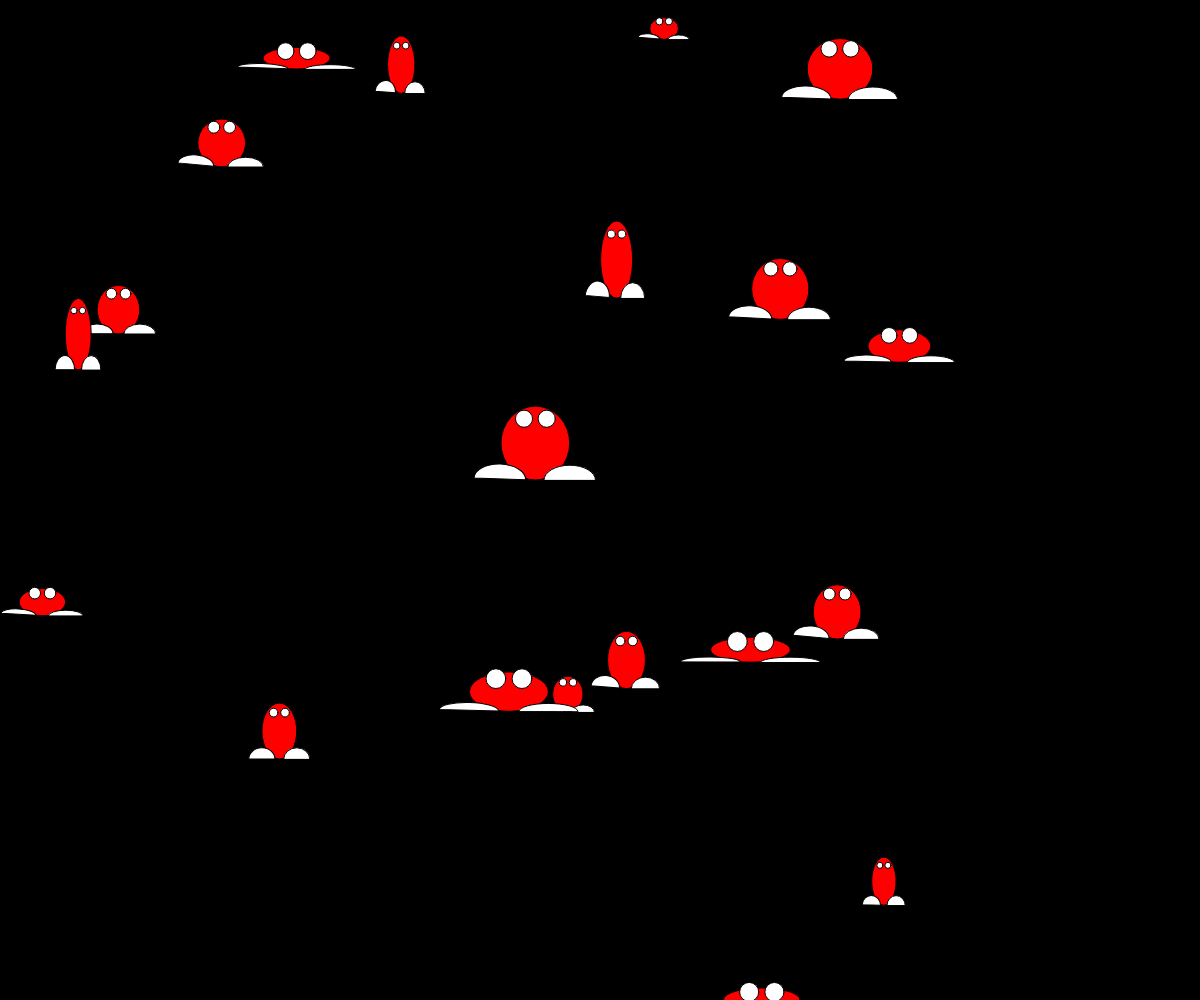
Frame 1 (no input)
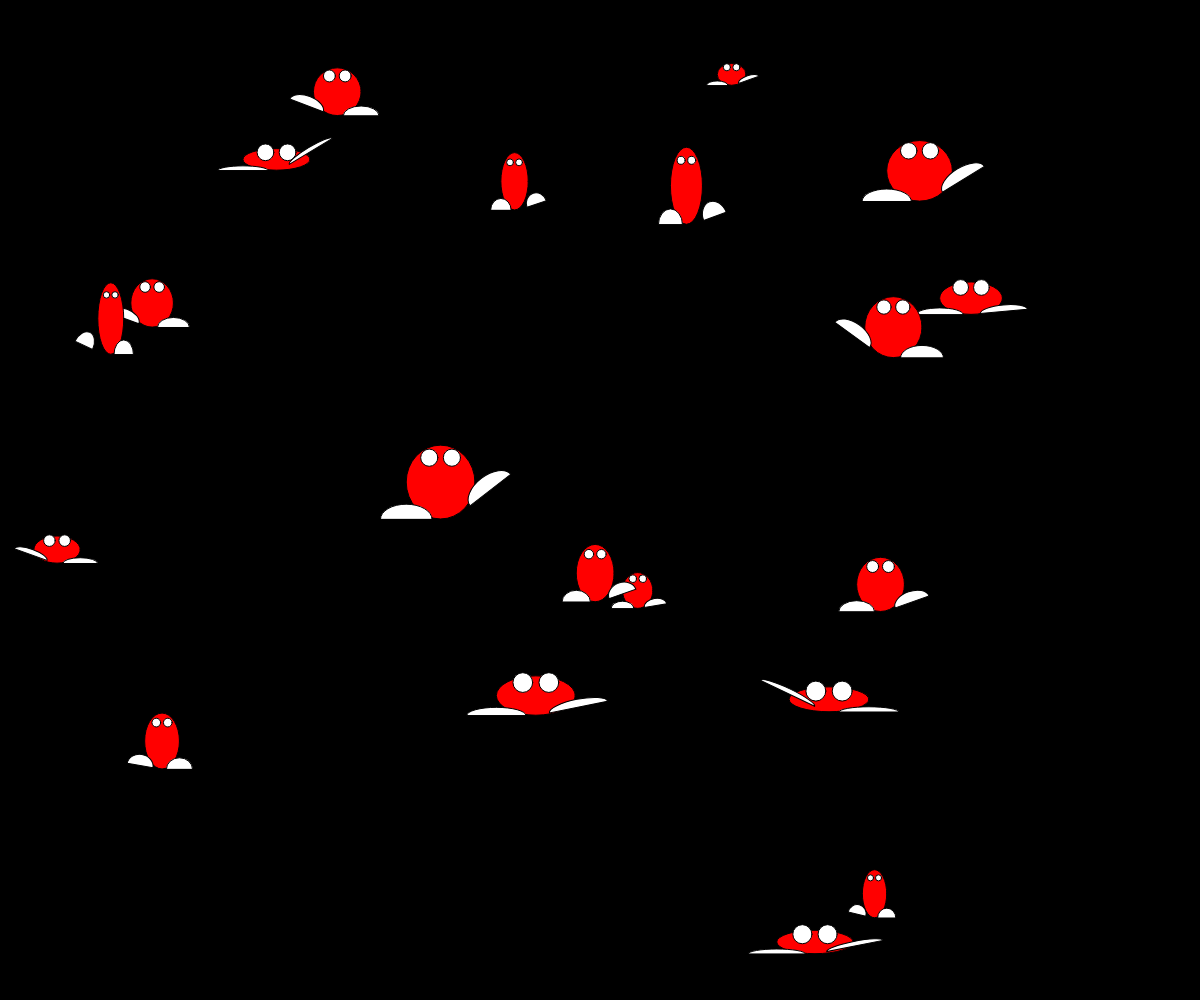
Frame 60 (no input)
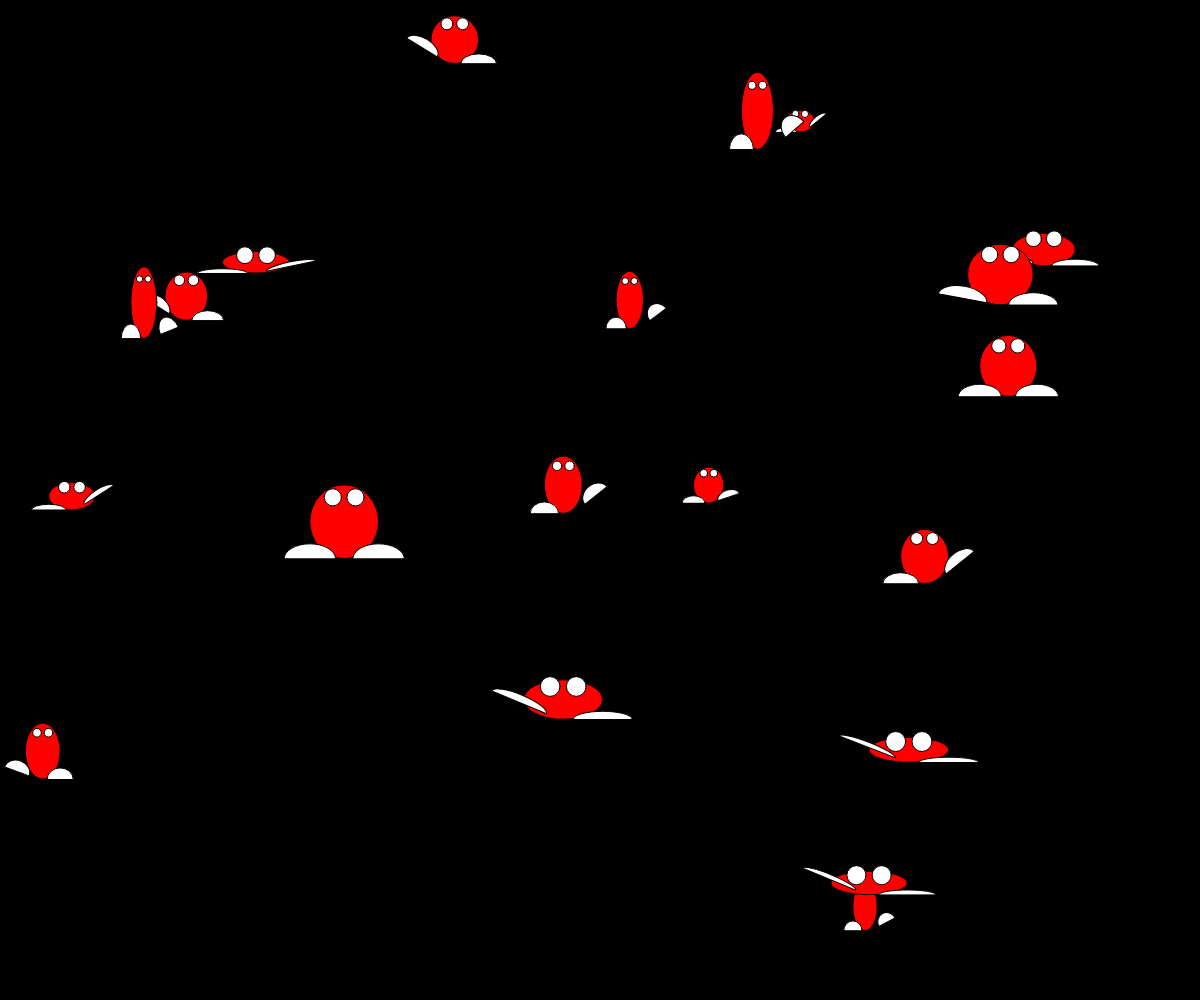
Frame 120 (the mouse pressed at the canvas centre since frame 60)

The p5.js sketch that drew these frames (run headless with seeded random() and noise() and a simulated clock; from frame 60 on, the mouse is pressed at the canvas centre):

// p5.js sketch
// ── sketch.js
let dudes = [];
let num_of_dudes = 20;
let bg_color;

function setup() {
    createCanvas(windowWidth, windowHeight);
    bg_color = color(0);

    for (let i = 0; i < num_of_dudes; i++) {
        dudes.push( new MarchingDude() );
    }
}

function draw() {
    background(bg_color);

    for (var i = 0; i < dudes.length; i++) {
        dudes[i].frame();
    }
}





/////////////////////////////////////////
//      Marching Dude Class
/////////////////////////////////////////

/**
 * MarchingDude Class. Creates creepy marching things.
 *
 */
class MarchingDude {

    constructor() {
        this.size_w = random(20, 80);
        this.size_h = random(20, 80);
        this.loc_x = random(width);
        this.loc_y = random(height);
        this.move_x = random(-2, 2);
        this.move_y = random(-2, 2);
        this.body_color = color('red');
        this.size_w = this.size_w;
        this.size_h = this.size_h;
        this.eye_x = this.size_w * 0.165;
        this.eye_y = this.size_h * 0.33 * -1;
        this.eye_size = this.size_w * 0.25;
        this.feet_x = this.size_w * 0.25 + (this.size_w * 0.25);
        this.feet_y = this.size_h * 0.5;
        this.feet_w = this.size_w * 0.75;
        this.feet_h = this.size_h * 0.4;
        this.left_foot_angle = 0;
        this.right_foot_angle = 0;
        this.foot_angle_delta = random(3);
        this.foot_angle_max = -20;
        this.active_foot = 0;
    }

    // call this method once per frame to update marching dude
    frame() {
        this.feetAngle();
        this.display();
        this.move();
    }

    display() {

        push();

        translate(this.loc_x, this.loc_y);
        fill(this.body_color);

        ellipse(0, 0, this.size_w, this.size_h);

        // eyes
        fill(255);
        ellipse(-this.eye_x, this.eye_y, this.eye_size, this.eye_size);
        ellipse(this.eye_x, this.eye_y, this.eye_size, this.eye_size);

        // feet
        push();
        rotate(PI * (this.right_foot_angle * 0.01));
        translate(this.feet_x, this.feet_y);
        scale(1, -1);
        arc(0, 0, this.feet_w, this.feet_h, 0, -PI, CHORD);
        pop();
        push();
        rotate(PI * -(this.left_foot_angle * 0.01));
        translate(-this.feet_x, this.feet_y);
        scale(-1, -1);
        arc(0, 0, this.feet_w, this.feet_h, 0, -PI, CHORD);
        pop();

        pop();
    }

    feetAngle() {

        if (this.active_foot === 0) {
            this.left_foot_angle -= this.foot_angle_delta;
            if (this.left_foot_angle <= this.foot_angle_max) {
                this.foot_angle_delta *= -1;
            }
            if (this.left_foot_angle >= 0) {
                this.active_foot = 1;
                this.foot_angle_delta *= -1;
            }
        } else if (this.active_foot === 1) {
            this.right_foot_angle -= this.foot_angle_delta;
            if (this.right_foot_angle <= this.foot_angle_max) {
                this.foot_angle_delta *= -1;
            }
            if (this.right_foot_angle >= 0) {
                this.active_foot = 0;
                this.foot_angle_delta *= -1;
            }
        }

        // console.log(this.left_foot_angle);
    }

    move() {
        this.loc_x += this.move_x;
        this.loc_y += this.move_y;

        if (this.loc_x >= width) {
            this.move_x *= -1;
            this.loc_x = width - abs(this.move_x);
        } else if (this.loc_x <= 0) {
            this.move_x *= -1;
            this.loc_x = abs(this.move_x);
        } else if (this.loc_y >= height) {
            this.move_y *= -1;
            this.loc_y = height - abs(this.move_y);
        } else if (this.loc_y <= 0) {
            this.move_y *= -1;
            this.loc_y = abs(this.move_y);
        }
    }
}
